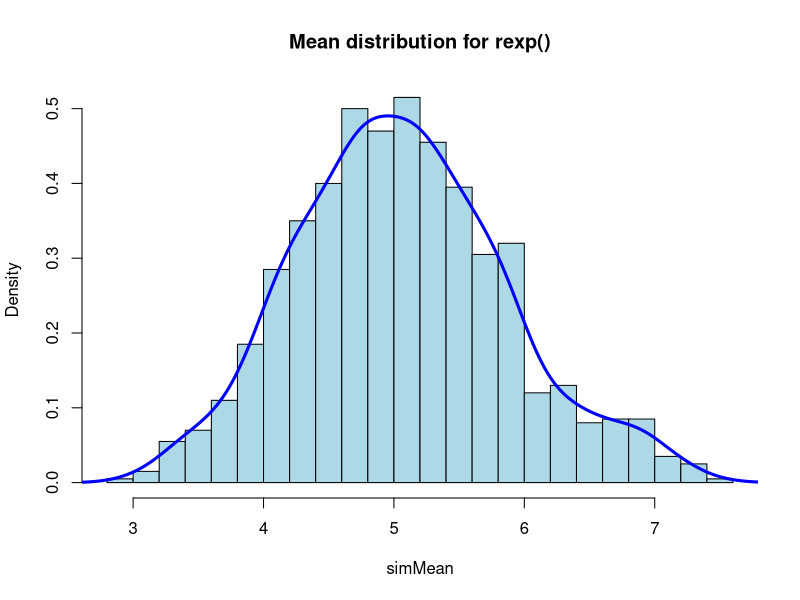

Generate this figure with R:
## ---- chunk 1
knitr::opts_chunk$set(echo = TRUE)
## ---- chunk 2
set.seed(1337)
lambda <- 0.2
exponentials <- 40
## ---- chunk 3
simMean <- NULL
for(i in 1:1000) {simMean <- c(simMean, mean(rexp(exponentials, lambda)))}
## ---- chunk 4
mean(simMean)
## ---- chunk 5
lambda^-1
## ---- chunk 6
abs(mean(simMean)-(lambda^-1))
## ---- chunk 7
var(simMean)
## ---- chunk 8
(lambda * sqrt(exponentials))^-2
## ---- chunk 9
abs(var(simMean)-(lambda * sqrt(exponentials))^-2)
## ---- chunk 10

hist(simMean, prob=TRUE, col="lightblue", main="Mean distribution for rexp()", breaks=20)
lines(density(simMean), lwd=3, col="blue")
